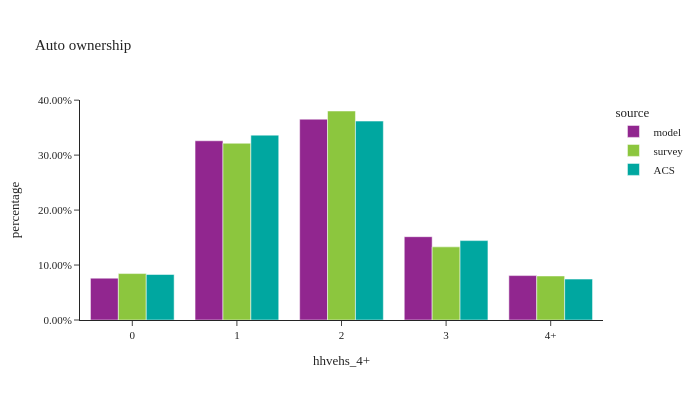

Notebook cell for this chart:
### Code cell
df_plot = (
    hh.group_by(['source', 'hhvehs_4+'])
    .agg(pl.col('hhexpfac').sum().alias('hhexpfac'))
)
df_plot = pl.concat([df_plot, df_acs], how='diagonal')
df_plot = df_plot.with_columns(
    (pl.col('hhexpfac') / pl.col('hhexpfac').sum().over(['source'])).alias('percentage')
)

df_plot_ct = (
    hh.group_by(['source', 'hhvehs_4+'])
    .agg(pl.col('hhexpfac').count().alias('sample count'))
)
df_plot = df_plot.join(df_plot_ct, on=['source', 'hhvehs_4+'], how='left').filter(pl.col('hhvehs_4+') != '-1')

fig = px.bar(df_plot.sort(['source']).to_pandas(), x="hhvehs_4+", y="percentage", color="source",
             hover_data=['sample count'],
             category_orders={'source': ['model', 'survey', 'ACS']},
             barmode="group", title="Auto ownership")
fig.update_layout(height=400, width=700, font=dict(size=11),
                  yaxis=dict(tickformat=".2%"))
fig.show()

### Figure 1 — Plotly figure (JSON) as saved in the notebook; plotly's stock layout.template omitted (floating-point values rounded to 4 significant figures)
{"data": [{"alignmentgroup": "True", "customdata": [[132200.0], [566200.0], [634400.0], [263100.0], [140300.0]], "hovertemplate": "source=model<br>hhvehs_4+=%{x}<br>percentage=%{y}<br>sample count=%{customdata[0]}<extra></extra>", "legendgroup": "model", "marker": {"color": "#91268F", "pattern": {"shape": ""}}, "name": "model", "offsetgroup": "model", "orientation": "v", "showlegend": true, "textposition": "auto", "type": "bar", "x": ["0", "1", "2", "3", "4+"], "xaxis": "x", "y": [0.07613, 0.3261, 0.3654, 0.1516, 0.0808], "yaxis": "y"}, {"alignmentgroup": "True", "customdata": [[623.0], [1641.0], [1086.0], [283.0], [131.0]], "hovertemplate": "source=survey<br>hhvehs_4+=%{x}<br>percentage=%{y}<br>sample count=%{customdata[0]}<extra></extra>", "legendgroup": "survey", "marker": {"color": "#8CC63E", "pattern": {"shape": ""}}, "name": "survey", "offsetgroup": "survey", "orientation": "v", "showlegend": true, "textposition": "auto", "type": "bar", "x": ["0", "1", "2", "3", "4+"], "xaxis": "x", "y": [0.08448, 0.3216, 0.3803, 0.1331, 0.08011], "yaxis": "y"}, {"alignmentgroup": "True", "customdata": [[NaN], [NaN], [NaN], [NaN], [NaN]], "hovertemplate": "source=ACS<br>hhvehs_4+=%{x}<br>percentage=%{y}<br>sample count=%{customdata[0]}<extra></extra>", "legendgroup": "ACS", "marker": {"color": "#00A7A0", "pattern": {"shape": ""}}, "name": "ACS", "offsetgroup": "ACS", "orientation": "v", "showlegend": true, "textposition": "auto", "type": "bar", "x": [0, 1, 2, 3, "4+"], "xaxis": "x", "y": [0.08278, 0.3364, 0.3619, 0.1445, 0.07446], "yaxis": "y"}], "layout": {"barmode": "group", "font": {"size": 11}, "height": 400, "legend": {"title": {"text": "source"}, "tracegroupgap": 0}, "title": {"text": "Auto ownership"}, "width": 700, "xaxis": {"anchor": "y", "domain": [0, 1], "title": {"text": "hhvehs_4+"}}, "yaxis": {"anchor": "x", "domain": [0, 1], "tickformat": ".2%", "title": {"text": "percentage"}}}}
